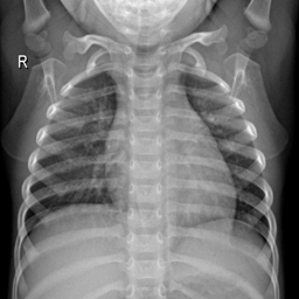
#> input picture data/demo_samples/Normal/Normal-1378.png, 299 x 299 px, given as the content of the folder ../data/raw/Normal/images, which was not available
$ jupyter execute --allow-errors data_pre-processing.ipynb   (text cells are left out)
#> lines starting #> are read from the running program, lines starting #| are printed output that depends on the picture; after the words box and inside, x2 and y2 are one past the last pixel; in counts of white or black regions, pixels touching at a corner belong together; pictures that were not available may be replaced by others from this repository, and a replacement may not be noted
[cell 1]
import os
import cv2
import random
import numpy as np
import matplotlib.pyplot as plt
from tqdm import tqdm

SEED = 42

[cell 2]
RAW_DATA_DIR = "../data/raw"
# RAW_DATA_DIR = "../data/raw/COVID-19_Radiography_Dataset"
PADDED_DATA_DIR = "../data/padded"

CLASSES = [
    "Normal",
    "COVID",
    "Lung_Opacity",
    "Viral Pneumonia"
]

OUTPUT_DIR = "../data/processed/"
os.makedirs(OUTPUT_DIR, exist_ok=True)

[cell 3]
IMG_SIZE = 299

def load_image(image_path):
    image = cv2.imread(image_path, cv2.IMREAD_GRAYSCALE)
#> image is the input picture: shape (299, 299); min 0, max 255, mean 117.3
    image = cv2.resize(image, (IMG_SIZE, IMG_SIZE), interpolation=cv2.INTER_AREA)
    return image.astype(np.float32)


def load_mask(mask_path):
#> called with mask_path = '../data/raw/Normal/masks/Normal-1378.png'
    mask = cv2.imread(mask_path)
    mask = cv2.cvtColor(mask, cv2.COLOR_BGR2GRAY)
    mask = cv2.resize(mask, (IMG_SIZE, IMG_SIZE), interpolation=cv2.INTER_NEAREST)
    return (mask > 0).astype(np.float32)
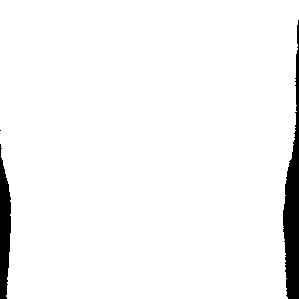
#> returned value: shape (299, 299) float32; values 0 (black) and 1 (white), 96% white; 3 black regions (1 under 20 px), largest, box (x1, y1, x2, y2) and area: (283, 20, 299, 299) 2350, (0, 144, 11, 299) 1218

def apply_lung_mask(image, mask):
    return image * mask

[cell 4]
def show_mask_examples():
    fig, axs = plt.subplots(3, 4, figsize=(12, 9))
    for i, cls in enumerate(CLASSES):
        image_dir = os.path.join(RAW_DATA_DIR, cls, "images")
        mask_dir = os.path.join(RAW_DATA_DIR, cls, "masks")
        random.seed(SEED)
        image_name = random.choice(os.listdir(image_dir))
        image_path = os.path.join(image_dir, image_name)
        mask_path = os.path.join(mask_dir, image_name)
        image = load_image(image_path)
        image = apply_clahe(image)
        mask = load_mask(mask_path)
        masked_image = apply_lung_mask(image, mask)

        axs[0, i].imshow(image, cmap="gray")
        axs[0, i].set_title(f"{cls} - Processed")
        axs[1, i].imshow(mask, cmap="gray")
        axs[1, i].set_title("Mask")
        axs[2, i].imshow(masked_image, cmap="gray")
        axs[2, i].set_title("Masked")

    for ax in axs.flat:
        ax.axis("off")

    plt.tight_layout()
    plt.show()


#> (the rest of this cell did not finish here and is left out)

[cell 5]
# [49 lines of commented-out code are left out]

def crop_black_borders(image):
    # coordonnées des pixels non noirs
    coords = np.argwhere(image > 0)
#> coords = 85832 pairs, first value 0 to 298, second value 0 to 298

    # sécurité si image entièrement noire
    if len(coords) == 0:
        return image

    y_min, x_min = coords.min(axis=0)
#> y_min = 0; x_min = 0
    y_max, x_max = coords.max(axis=0)
#> y_max = 298; x_max = 298

    cropped_image = image[y_min:y_max+1, x_min:x_max+1]

    return cropped_image

def crop_white_borders(image):
    # coordonnées des pixels non noirs
    coords = np.argwhere(image > 0)

    # sécurité si image entièrement noire
    if len(coords) == 0:
        return image

    y_min, x_min = coords.min(axis=0)
#> y_min = 0; x_min = 0
    y_max, x_max = coords.max(axis=0)
#> y_max = 298; x_max = 298

    cropped_image = np.ones((299, 299), dtype=np.uint8) * 255
    cropped_image[y_min:y_max+1, x_min:x_max+1] = image[y_min:y_max+1, x_min:x_max+1]

    return cropped_image

def show_crop_examples():
    fig, axs = plt.subplots(3, 4, figsize=(12, 9))
    for i, cls in enumerate(CLASSES):
        image_dir = os.path.join(RAW_DATA_DIR, cls, "images")
        mask_dir = os.path.join(RAW_DATA_DIR, cls, "masks")
        random.seed(SEED)
        image_name = random.choice(os.listdir(image_dir))
        image_path = os.path.join(image_dir, image_name)
        mask_path = os.path.join(mask_dir, image_name)
        image = load_image(image_path)
        mask = load_mask(mask_path)
        masked_image = apply_lung_mask(image, mask)
        cropped_image = crop_black_borders(masked_image)
        cropped_image_white = crop_white_borders(masked_image)

        axs[0, i].imshow(image, cmap="gray")
        axs[0, i].set_title(f"{cls}\nOriginal size: {image.shape}")
        axs[1, i].imshow(masked_image, cmap="gray")
        axs[1, i].set_title("Masked")
        axs[2, i].imshow(cropped_image_white, cmap="gray")
        axs[2, i].set_title(f"Cropped size: {cropped_image.shape}")

    for ax in axs.flat:
        ax.axis("off")
#> this loop made 12 passes

    plt.tight_layout()
    plt.show()

show_crop_examples()

[cell 6]
def add_padding(image, pad_value=0):
#> called with pad_value = 0
    h, w = image.shape[:2]
#> h = 299; w = 299
    if h == w:
        return image
    size = max(h, w)
    pad_top = (size - h) // 2
    pad_bottom = size - h - pad_top
    pad_left = (size - w) // 2
    pad_right = size - w - pad_left

    padded_image = cv2.copyMakeBorder(
        image,
        pad_top,
        pad_bottom,
        pad_left,
        pad_right,
        borderType=cv2.BORDER_CONSTANT,
        value=pad_value
    )

    return padded_image

def resize_image(image, size=299):

    return cv2.resize(image, (size, size), interpolation=cv2.INTER_LINEAR)


def show_pad_resize_examples():
    fig, axs = plt.subplots(3, 4, figsize=(12, 9))
    for i, cls in enumerate(CLASSES):
        image_dir = os.path.join(RAW_DATA_DIR, cls, "images")
        mask_dir = os.path.join(RAW_DATA_DIR, cls, "masks")
        random.seed(SEED)
        image_name = random.choice(os.listdir(image_dir))
        image_path = os.path.join(image_dir, image_name)
        mask_path = os.path.join(mask_dir, image_name)
        image = load_image(image_path)
        mask = load_mask(mask_path)
        masked_image = apply_lung_mask(image, mask)
        cropped_image = crop_black_borders(masked_image)
        cropped_image_white = crop_white_borders(masked_image)
        padded_image = add_padding(cropped_image)
        resized_image = resize_image(padded_image)

        axs[0, i].imshow(masked_image, cmap="gray")
        axs[0, i].set_title(f"{cls}\nOriginal size: {masked_image.shape}")
        axs[1, i].imshow(cropped_image_white, cmap="gray")
        axs[1, i].set_title(f"Cropped size: {cropped_image.shape}")
        axs[2, i].imshow(resized_image, cmap="gray")
        axs[2, i].set_title(f"Resized size: {resized_image.shape}")

    for ax in axs.flat:
        ax.axis("off")

    plt.tight_layout()
    plt.show()

show_pad_resize_examples()

[cell 7]
def apply_clahe(image):
    image_uint8 = image.astype(np.uint8)
    clahe = cv2.createCLAHE(clipLimit=2.0, tileGridSize=(8, 8))
    return clahe.apply(image_uint8).astype(np.float32)
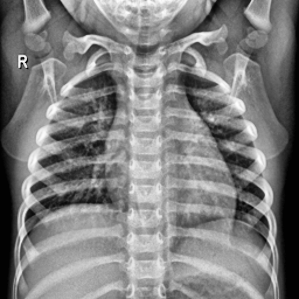
#> returned value: shape (299, 299) float32; min 1, max 255, mean 127.7
#> in apply_clahe (call 2), `return clahe.apply(image_uint8).astype(np.float32)`:
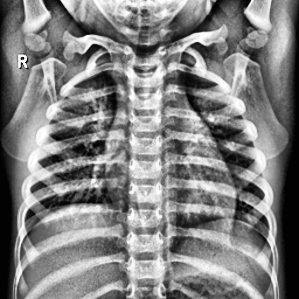
#> returned value: shape (299, 299) float32; min 1, max 255, mean 128.6

def apply_clahe_nonzero(image):
    image_uint8 = image.astype(np.uint8)
    mask = image_uint8 > 0
    result = np.zeros_like(image_uint8)
    if np.any(mask):
        pixels = image_uint8[mask]
        # CLAHE nécessite une image 2D
        pixels_img = pixels.reshape(-1, 1)
        clahe = cv2.createCLAHE(clipLimit=2.0, tileGridSize=(8, 8))

        pixels_clahe = clahe.apply(pixels_img).flatten()
        result[mask] = pixels_clahe
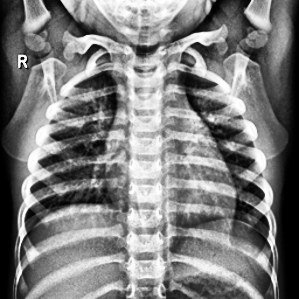
#> result: shape (299, 299); min 0, max 255, mean 125.1
    return result.astype(np.float32)


def show_clahe_examples():
    fig, axs = plt.subplots(4, 4, figsize=(12, 12))
    for i, cls in enumerate(CLASSES):
        image_dir = os.path.join(RAW_DATA_DIR, cls, "images")
        mask_dir = os.path.join(RAW_DATA_DIR, cls, "masks")
        random.seed(SEED)
        image_name = random.choice(os.listdir(image_dir))
        image_path = os.path.join(image_dir, image_name)
        mask_path = os.path.join(mask_dir, image_name)
        image = load_image(image_path)
        image = apply_clahe(image)
        mask = load_mask(mask_path)
        masked_image = apply_lung_mask(image, mask)
        clahe_image = apply_clahe(masked_image)
        clahe_non_zero_image = apply_clahe_nonzero(masked_image)

        axs[0, i].imshow(masked_image, cmap="gray")
        axs[0, i].set_title(f"{cls}\nMasked")
        axs[1, i].imshow(clahe_image, cmap="gray")
        axs[1, i].set_title("CLAHE including 0s")
        axs[2, i].imshow(clahe_non_zero_image, cmap="gray")
        axs[2, i].set_title("CLAHE excluding 0s")
        axs[3, i].imshow(clahe_non_zero_image - clahe_image, cmap="gray", vmin=0, vmax=255)
        axs[3, i].set_title("CLAHE differences")

    for ax in axs.flat:
        ax.axis("off")
#> this loop made 16 passes

    plt.tight_layout()
    plt.show()
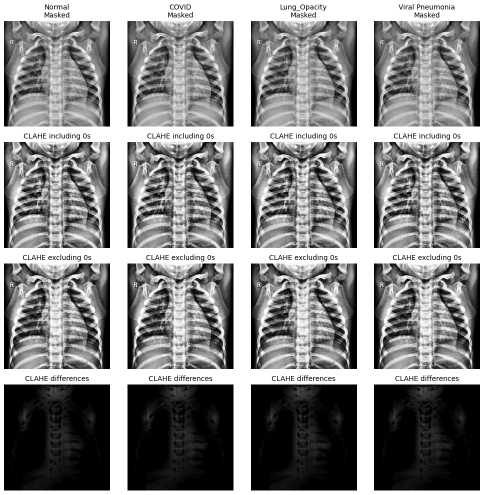
#> figure drawn by matplotlib, 16 panels


show_clahe_examples()

[cell 8]
# [4 lines of commented-out code are left out]

[cell 9]
for cls in CLASSES:

    image_dir = os.path.join(RAW_DATA_DIR, cls, "images")
    mask_dir = os.path.join(RAW_DATA_DIR, cls, "masks")

    output_class_dir_clahe = os.path.join(OUTPUT_DIR, "clahe", cls)
    output_class_dir_no_clahe = os.path.join(OUTPUT_DIR, "no_clahe", cls)
    os.makedirs(output_class_dir_clahe, exist_ok=True)
    os.makedirs(output_class_dir_no_clahe, exist_ok=True)
    image_names = os.listdir(image_dir)
    for image_name in tqdm(image_names, desc=cls):
        image_path = os.path.join(image_dir, image_name)
        mask_path = os.path.join(mask_dir, image_name)
        # LOAD
        image = load_image(image_path)
        mask = load_mask(mask_path)
        # MASK
        image = apply_lung_mask(image, mask)
        # CROPPING
        image = crop_black_borders(image)
        # PADDING
        image = add_padding(image)
        # RESIZING
        image = resize_image(image, size=299)
        # SAVE before CLAHE
        output_path = os.path.join(output_class_dir_no_clahe, image_name)
        image_to_save = (image).astype(np.uint8)
        cv2.imwrite(output_path, image_to_save)
        # CLAHE
        image = apply_clahe_nonzero(image)
#> in apply_clahe_nonzero (call 5), `result[mask] = pixels_clahe`:
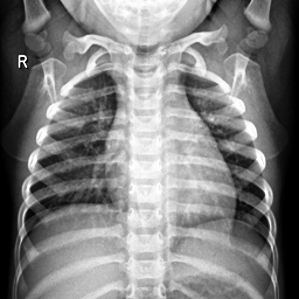
#> result: shape (299, 299); min 0, max 255, mean 127.4
        # SAVE after CLAHE
        output_path = os.path.join(output_class_dir_clahe, image_name)
        image_to_save = (image).astype(np.uint8)
        cv2.imwrite(output_path, image_to_save)

print("Preprocessing completed.")

[cell 10]
import cv2
import matplotlib.pyplot as plt

image_clahe = cv2.imread(
    os.path.join(OUTPUT_DIR, "clahe", "Normal", "Normal-1.png"),
    cv2.IMREAD_GRAYSCALE
)

image_no_clahe = cv2.imread(
    os.path.join(OUTPUT_DIR, "no_clahe", "Normal", "Normal-1.png"),
    cv2.IMREAD_GRAYSCALE
)
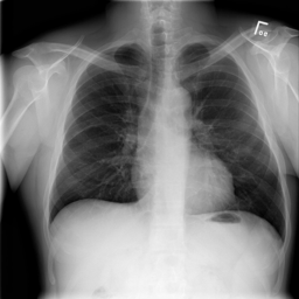
#> input picture data/demo_samples/Normal/Normal-1683.png, 299 x 299 px, given in place of Normal-1.png, which was not available
#> image_no_clahe is the input picture: shape (299, 299); min 0, max 250, mean 118.1

pixels_clahe = image_clahe[image_clahe > 0]
pixels_no_clahe = image_no_clahe[image_no_clahe > 0]

fig, axs = plt.subplots(1, 2, figsize=(12, 4))

axs[0].hist(
    pixels_no_clahe.flatten(),
    bins=256,
    range=(0, 255)
)
axs[0].set_title("NO CLAHE")
axs[0].set_xlabel("Pixel intensity")
axs[0].set_ylabel("Frequency")
axs[0].set_xlim(0, 255)

axs[1].hist(
    pixels_clahe.flatten(),
    bins=256,
    range=(0, 255)
)
axs[1].set_title("CLAHE")
axs[1].set_xlabel("Pixel intensity")
axs[1].set_ylabel("Frequency")

plt.tight_layout()
plt.show()
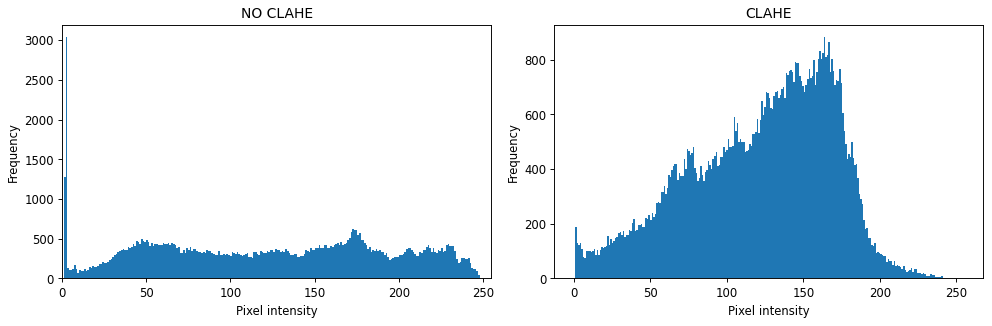
#> figure drawn by matplotlib, 2 panels; panel 1: tallest bar 3041 high, from x = 1.99 to 2.99; panel 2: tallest bar 884 high, from x = 163.4 to 164.4

[cell 11]
def show_preprocessed_examples():
    fig, axs = plt.subplots(5, 4, figsize=(12, 15))
    for i, cls in enumerate(CLASSES):
        image_dir = os.path.join(RAW_DATA_DIR, cls, "images")
        mask_dir = os.path.join(RAW_DATA_DIR, cls, "masks")
        random.seed(SEED)
        image_name = random.choice(os.listdir(image_dir))
        image_path = os.path.join(image_dir, image_name)
        mask_path = os.path.join(mask_dir, image_name)
        # LOAD
        image = load_image(image_path)
        mask = load_mask(mask_path)
        # MASK
        masked_image = apply_lung_mask(image, mask)
        # CROPPING
        cropped_image = crop_black_borders(masked_image)
        cropped_image_white = crop_white_borders(masked_image)
        # PADDING
        padded_image = add_padding(cropped_image)
        # RESIZING
        resized_image = resize_image(padded_image, size=299)
        # CLAHE
        clahe_image = apply_clahe_nonzero(resized_image)
        # print(f"\n\n{cls}\n\n", clahe_image)

        axs[0, i].imshow(image, cmap="gray")
        axs[0, i].set_title(f"{cls}\n\nOriginal")
        axs[1, i].imshow(masked_image, cmap="gray")
        axs[1, i].set_title("Masked")
        axs[2, i].imshow(cropped_image_white, cmap="gray")
        axs[2, i].set_title("Cropped")
        axs[3, i].imshow(resized_image, cmap="gray")
        axs[3, i].set_title("Resized")
        axs[4, i].imshow(clahe_image, cmap="gray")
        axs[4, i].set_title("CLAHE")

    for ax in axs.flat:
        ax.axis("off")
#> this loop made 20 passes

    plt.tight_layout()
    plt.show()


show_preprocessed_examples()
